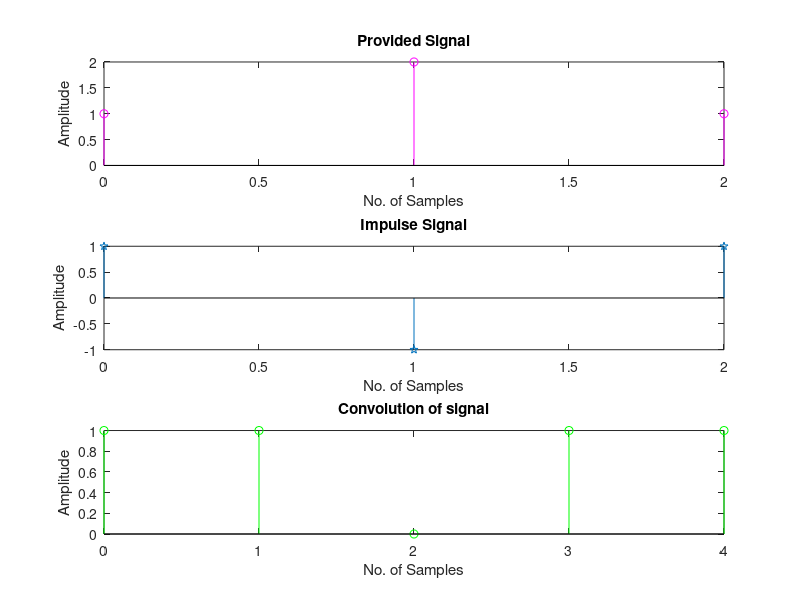

This chart was generated by the following MATLAB code:
%Convolution of two signals
x = [1,2,1];
n_x = 0:1:2;
h = [1,-1,1];
n_h = 0:1:2;
%Perform convolution 
y = conv(h,x);
len_y = length(y);
n_y = 0:1:(len_y - 1);
subplot(3,1,1);
stem(n_x,x,'m');
title("Provided Signal");
xlabel("No. of Samples");
ylabel("Amplitude");
subplot(3,1,2);
stem(n_h,h,'p');
title("Impulse Signal");
xlabel("No. of Samples");
ylabel("Amplitude");
subplot(3,1,3);
stem(n_y,y,'g');
title("Convolution of signal");
xlabel("No. of Samples");
ylabel("Amplitude");
